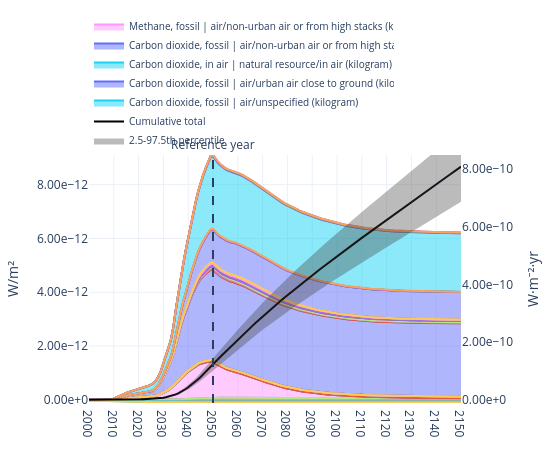

Notebook code for this chart:
### Code cell
plot_rf(
    trails=trails_gwp,
    reference_year=REF_YEAR,
    by="flow",
    year_range=(2000, 2150),
    year_tick=10,
)

### Figure 1 — Plotly figure (JSON) as saved in the notebook; plotly's stock layout.template omitted (floating-point values rounded to 4 significant figures; data arrays with more than 128 entries replaced by an {"elided": "..."} marker saying what was removed)
{"data": [{"hoverinfo": "skip", "legendgroup": "root::80", "meta": "Carbon dioxide, fossil |<br>air/lower<br>stratosphere + upper troposphere (kilogram)", "mode": "lines", "name": "Carbon dioxide, fossil | air/lower stratosphere + upper troposphere (kilogram)", "showlegend": false, "stackgroup": "positive", "type": "scatter", "x": {"elided": "151 int values"}, "y": {"elided": "151 float values"}}, {"hoverinfo": "skip", "legendgroup": "root::151", "meta": "Bromochlorodifluoromethane |<br>air/non-urban<br>air or from high stacks (kilogram)", "mode": "lines", "name": "Bromochlorodifluoromethane | air/non-urban air or from high stacks (kilogram)", "showlegend": false, "stackgroup": "positive", "type": "scatter", "x": {"elided": "151 int values"}, "y": {"elided": "151 float values"}}, {"hoverinfo": "skip", "legendgroup": "root::304", "meta": "Hexafluoroethane |<br>air/unspecified (kilogram)", "mode": "lines", "name": "Hexafluoroethane | air/unspecified (kilogram)", "showlegend": false, "stackgroup": "positive", "type": "scatter", "x": {"elided": "151 int values"}, "y": {"elided": "151 float values"}}, {"hoverinfo": "skip", "legendgroup": "root::334", "meta": "Trifluoromethane |<br>air/urban air close to<br>ground (kilogram)", "mode": "lines", "name": "Trifluoromethane | air/urban air close to ground (kilogram)", "showlegend": false, "stackgroup": "positive", "type": "scatter", "x": {"elided": "151 int values"}, "y": {"elided": "151 float values"}}, {"hoverinfo": "skip", "legendgroup": "root::344", "meta": "Bromomethane |<br>air/unspecified (kilogram)", "mode": "lines", "name": "Bromomethane | air/unspecified (kilogram)", "showlegend": false, "stackgroup": "positive", "type": "scatter", "x": {"elided": "151 int values"}, "y": {"elided": "151 float values"}}, {"hoverinfo": "skip", "legendgroup": "root::528", "meta": "Carbon dioxide, non-fossil |<br>air/urban air<br>close to ground (kilogram)", "mode": "lines", "name": "Carbon dioxide, non-fossil | air/urban air close to ground (kilogram)", "showlegend": false, "stackgroup": "positive", "type": "scatter", "x": {"elided": "151 int values"}, "y": {"elided": "151 float values"}}, {"hoverinfo": "skip", "legendgroup": "root::556", "meta": "1,1,2-Trichloro-1,2,2-trifluoroethane |<br>air/urban air close to ground (kilogram)", "mode": "lines", "name": "1,1,2-Trichloro-1,2,2-trifluoroethane | air/urban air close to ground (kilogram)", "showlegend": false, "stackgroup": "positive", "type": "scatter", "x": {"elided": "151 int values"}, "y": {"elided": "151 float values"}}, {"hoverinfo": "skip", "legendgroup": "root::564", "meta": "Sulfur hexafluoride |<br>air/urban air close to<br>ground (kilogram)", "mode": "lines", "name": "Sulfur hexafluoride | air/urban air close to ground (kilogram)", "showlegend": false, "stackgroup": "positive", "type": "scatter", "x": {"elided": "151 int values"}, "y": {"elided": "151 float values"}}, {"hovertemplate": "<b>%{meta}</b><br>Year: %{x}<br>W/m²: %{y:.6g}<extra></extra>", "legendgroup": "root::817", "meta": "Methane, fossil |<br>air/non-urban air or from<br>high stacks (kilogram)", "mode": "lines", "name": "Methane, fossil | air/non-urban air or from high stacks (kilogram)", "showlegend": true, "stackgroup": "positive", "type": "scatter", "x": {"elided": "151 int values"}, "y": {"elided": "151 float values"}}, {"hoverinfo": "skip", "legendgroup": "root::856", "meta": "1,1,1,2-Tetrafluoroethane |<br>air/unspecified<br>(kilogram)", "mode": "lines", "name": "1,1,1,2-Tetrafluoroethane | air/unspecified (kilogram)", "showlegend": false, "stackgroup": "positive", "type": "scatter", "x": {"elided": "151 int values"}, "y": {"elided": "151 float values"}}, {"hoverinfo": "skip", "legendgroup": "root::889", "meta": "Bromomethane |<br>air/urban air close to ground<br>(kilogram)", "mode": "lines", "name": "Bromomethane | air/urban air close to ground (kilogram)", "showlegend": false, "stackgroup": "positive", "type": "scatter", "x": {"elided": "151 int values"}, "y": {"elided": "151 float values"}}, {"hoverinfo": "skip", "legendgroup": "root::1121", "meta": "1,1,2-Trichloro-1,2,2-trifluoroethane |<br>air/non-urban air or from high stacks<br>(kilogram)", "mode": "lines", "name": "1,1,2-Trichloro-1,2,2-trifluoroethane | air/non-urban air or from high stacks (kilogram)", "showlegend": false, "stackgroup": "positive", "type": "scatter", "x": {"elided": "151 int values"}, "y": {"elided": "151 float values"}}, {"hoverinfo": "skip", "legendgroup": "root::1219", "meta": "Tetrafluoromethane |<br>air/unspecified<br>(kilogram)", "mode": "lines", "name": "Tetrafluoromethane | air/unspecified (kilogram)", "showlegend": false, "stackgroup": "positive", "type": "scatter", "x": {"elided": "151 int values"}, "y": {"elided": "151 float values"}}, {"hoverinfo": "skip", "legendgroup": "root::1323", "meta": "1,1-Difluoroethane |<br>air/non-urban air or<br>from high stacks (kilogram)", "mode": "lines", "name": "1,1-Difluoroethane | air/non-urban air or from high stacks (kilogram)", "showlegend": false, "stackgroup": "positive", "type": "scatter", "x": {"elided": "151 int values"}, "y": {"elided": "151 float values"}}, {"hoverinfo": "skip", "legendgroup": "root::1470", "meta": "Carbon dioxide, from soil or biomass stock |<br>air/non-urban air or from high stacks<br>(kilogram)", "mode": "lines", "name": "Carbon dioxide, from soil or biomass stock | air/non-urban air or from high stacks (kilogram)", "showlegend": false, "stackgroup": "positive", "type": "scatter", "x": {"elided": "151 int values"}, "y": {"elided": "151 float values"}}, {"hoverinfo": "skip", "legendgroup": "root::1765", "meta": "Methane, fossil |<br>air/low population density,<br>long-term (kilogram)", "mode": "lines", "name": "Methane, fossil | air/low population density, long-term (kilogram)", "showlegend": false, "stackgroup": "positive", "type": "scatter", "x": {"elided": "151 int values"}, "y": {"elided": "151 float values"}}, {"hoverinfo": "skip", "legendgroup": "root::1808", "meta": "Bromotrifluoromethane |<br>air/non-urban air or<br>from high stacks (kilogram)", "mode": "lines", "name": "Bromotrifluoromethane | air/non-urban air or from high stacks (kilogram)", "showlegend": false, "stackgroup": "positive", "type": "scatter", "x": {"elided": "151 int values"}, "y": {"elided": "151 float values"}}, {"hoverinfo": "skip", "legendgroup": "root::1915", "meta": "Methane, non-fossil |<br>air/unspecified<br>(kilogram)", "mode": "lines", "name": "Methane, non-fossil | air/unspecified (kilogram)", "showlegend": false, "stackgroup": "positive", "type": "scatter", "x": {"elided": "151 int values"}, "y": {"elided": "151 float values"}}, {"hoverinfo": "skip", "legendgroup": "root::2008", "meta": "Dichloromethane |<br>air/unspecified (kilogram)", "mode": "lines", "name": "Dichloromethane | air/unspecified (kilogram)", "showlegend": false, "stackgroup": "positive", "type": "scatter", "x": {"elided": "151 int values"}, "y": {"elided": "151 float values"}}, {"hoverinfo": "skip", "legendgroup": "root::2138", "meta": "Trichlorofluoromethane |<br>air/urban air close<br>to ground (kilogram)", "mode": "lines", "name": "Trichlorofluoromethane | air/urban air close to ground (kilogram)", "showlegend": false, "stackgroup": "positive", "type": "scatter", "x": {"elided": "151 int values"}, "y": {"elided": "151 float values"}}, {"hovertemplate": "<b>%{meta}</b><br>Year: %{x}<br>W/m²: %{y:.6g}<extra></extra>", "legendgroup": "root::2278", "meta": "Carbon dioxide, fossil |<br>air/non-urban air or<br>from high stacks (kilogram)", "mode": "lines", "name": "Carbon dioxide, fossil | air/non-urban air or from high stacks (kilogram)", "showlegend": true, "stackgroup": "positive", "type": "scatter", "x": {"elided": "151 int values"}, "y": {"elided": "151 float values"}}, {"hoverinfo": "skip", "legendgroup": "root::2326", "meta": "Dichlorodifluoromethane |<br>air/urban air close<br>to ground (kilogram)", "mode": "lines", "name": "Dichlorodifluoromethane | air/urban air close to ground (kilogram)", "showlegend": false, "stackgroup": "positive", "type": "scatter", "x": {"elided": "151 int values"}, "y": {"elided": "151 float values"}}, {"hoverinfo": "skip", "legendgroup": "root::2477", "meta": "Carbon dioxide, non-fossil |<br>air/unspecified<br>(kilogram)", "mode": "lines", "name": "Carbon dioxide, non-fossil | air/unspecified (kilogram)", "showlegend": false, "stackgroup": "positive", "type": "scatter", "x": {"elided": "151 int values"}, "y": {"elided": "151 float values"}}, {"hoverinfo": "skip", "legendgroup": "root::2581", "meta": "1,1,2-Trichloro-1,2,2-trifluoroethane |<br>air/unspecified (kilogram)", "mode": "lines", "name": "1,1,2-Trichloro-1,2,2-trifluoroethane | air/unspecified (kilogram)", "showlegend": false, "stackgroup": "positive", "type": "scatter", "x": {"elided": "151 int values"}, "y": {"elided": "151 float values"}}, {"hoverinfo": "skip", "legendgroup": "root::2685", "meta": "Methane, non-fossil |<br>air/urban air close to<br>ground (kilogram)", "mode": "lines", "name": "Methane, non-fossil | air/urban air close to ground (kilogram)", "showlegend": false, "stackgroup": "positive", "type": "scatter", "x": {"elided": "151 int values"}, "y": {"elided": "151 float values"}}, {"hoverinfo": "skip", "legendgroup": "root::2759", "meta": "Dichloromethane |<br>air/urban air close to<br>ground (kilogram)", "mode": "lines", "name": "Dichloromethane | air/urban air close to ground (kilogram)", "showlegend": false, "stackgroup": "positive", "type": "scatter", "x": {"elided": "151 int values"}, "y": {"elided": "151 float values"}}, {"hoverinfo": "skip", "legendgroup": "root::3649", "meta": "Tetrafluoromethane |<br>air/urban air close to<br>ground (kilogram)", "mode": "lines", "name": "Tetrafluoromethane | air/urban air close to ground (kilogram)", "showlegend": false, "stackgroup": "positive", "type": "scatter", "x": {"elided": "151 int values"}, "y": {"elided": "151 float values"}}, {"hoverinfo": "skip", "legendgroup": "root::4068", "meta": "Methane, fossil |<br>air/urban air close to<br>ground (kilogram)", "mode": "lines", "name": "Methane, fossil | air/urban air close to ground (kilogram)", "showlegend": false, "stackgroup": "positive", "type": "scatter", "x": {"elided": "151 int values"}, "y": {"elided": "151 float values"}}, {"hoverinfo": "skip", "legendgroup": "root::4371", "meta": "Sulfur hexafluoride |<br>air/non-urban air or<br>from high stacks (kilogram)", "mode": "lines", "name": "Sulfur hexafluoride | air/non-urban air or from high stacks (kilogram)", "showlegend": false, "stackgroup": "positive", "type": "scatter", "x": {"elided": "151 int values"}, "y": {"elided": "151 float values"}}, {"hoverinfo": "skip", "legendgroup": "root::4444", "meta": "Chlorodifluoromethane |<br>air/unspecified<br>(kilogram)", "mode": "lines", "name": "Chlorodifluoromethane | air/unspecified (kilogram)", "showlegend": false, "stackgroup": "positive", "type": "scatter", "x": {"elided": "151 int values"}, "y": {"elided": "151 float values"}}, {"hoverinfo": "skip", "legendgroup": "root::4578", "meta": "1,1-Difluoroethane |<br>air/unspecified<br>(kilogram)", "mode": "lines", "name": "1,1-Difluoroethane | air/unspecified (kilogram)", "showlegend": false, "stackgroup": "positive", "type": "scatter", "x": {"elided": "151 int values"}, "y": {"elided": "151 float values"}}, {"hoverinfo": "skip", "legendgroup": "root::4588", "meta": "Dinitrogen monoxide |<br>air/low population<br>density, long-term (kilogram)", "mode": "lines", "name": "Dinitrogen monoxide | air/low population density, long-term (kilogram)", "showlegend": false, "stackgroup": "positive", "type": "scatter", "x": {"elided": "151 int values"}, "y": {"elided": "151 float values"}}, {"hoverinfo": "skip", "legendgroup": "root::4656", "meta": "Sulfur hexafluoride |<br>air/unspecified<br>(kilogram)", "mode": "lines", "name": "Sulfur hexafluoride | air/unspecified (kilogram)", "showlegend": false, "stackgroup": "positive", "type": "scatter", "x": {"elided": "151 int values"}, "y": {"elided": "151 float values"}}, {"hoverinfo": "skip", "legendgroup": "root::5031", "meta": "Carbon dioxide, non-fossil |<br>air/non-urban<br>air or from high stacks (kilogram)", "mode": "lines", "name": "Carbon dioxide, non-fossil | air/non-urban air or from high stacks (kilogram)", "showlegend": false, "stackgroup": "positive", "type": "scatter", "x": {"elided": "151 int values"}, "y": {"elided": "151 float values"}}, {"hoverinfo": "skip", "legendgroup": "root::5219", "meta": "Dinitrogen monoxide |<br>air/urban air close to<br>ground (kilogram)", "mode": "lines", "name": "Dinitrogen monoxide | air/urban air close to ground (kilogram)", "showlegend": false, "stackgroup": "positive", "type": "scatter", "x": {"elided": "151 int values"}, "y": {"elided": "151 float values"}}, {"hovertemplate": "<b>%{meta}</b><br>Year: %{x}<br>W/m²: %{y:.6g}<extra></extra>", "legendgroup": "root::5291", "meta": "Carbon dioxide, in air |<br>natural resource/in<br>air (kilogram)", "mode": "lines", "name": "Carbon dioxide, in air | natural resource/in air (kilogram)", "showlegend": true, "stackgroup": "negative", "type": "scatter", "x": {"elided": "151 int values"}, "y": {"elided": "151 float values"}}, {"hoverinfo": "skip", "legendgroup": "root::5603", "meta": "Trifluoromethane |<br>air/non-urban air or from<br>high stacks (kilogram)", "mode": "lines", "name": "Trifluoromethane | air/non-urban air or from high stacks (kilogram)", "showlegend": false, "stackgroup": "positive", "type": "scatter", "x": {"elided": "151 int values"}, "y": {"elided": "151 float values"}}, {"hoverinfo": "skip", "legendgroup": "root::5773", "meta": "Methane, from soil or biomass stock |<br>air/non-urban air or from high stacks<br>(kilogram)", "mode": "lines", "name": "Methane, from soil or biomass stock | air/non-urban air or from high stacks (kilogram)", "showlegend": false, "stackgroup": "positive", "type": "scatter", "x": {"elided": "151 int values"}, "y": {"elided": "151 float values"}}, {"hoverinfo": "skip", "legendgroup": "root::5816", "meta": "1,1,1,2-Tetrafluoroethane |<br>air/non-urban air<br>or from high stacks (kilogram)", "mode": "lines", "name": "1,1,1,2-Tetrafluoroethane | air/non-urban air or from high stacks (kilogram)", "showlegend": false, "stackgroup": "positive", "type": "scatter", "x": {"elided": "151 int values"}, "y": {"elided": "151 float values"}}, {"hoverinfo": "skip", "legendgroup": "root::6433", "meta": "Methane, non-fossil |<br>air/non-urban air or<br>from high stacks (kilogram)", "mode": "lines", "name": "Methane, non-fossil | air/non-urban air or from high stacks (kilogram)", "showlegend": false, "stackgroup": "positive", "type": "scatter", "x": {"elided": "151 int values"}, "y": {"elided": "151 float values"}}, {"hovertemplate": "<b>%{meta}</b><br>Year: %{x}<br>W/m²: %{y:.6g}<extra></extra>", "legendgroup": "root::6505", "meta": "Carbon dioxide, fossil |<br>air/urban air close<br>to ground (kilogram)", "mode": "lines", "name": "Carbon dioxide, fossil | air/urban air close to ground (kilogram)", "showlegend": true, "stackgroup": "positive", "type": "scatter", "x": {"elided": "151 int values"}, "y": {"elided": "151 float values"}}, {"hoverinfo": "skip", "legendgroup": "root::6697", "meta": "1,1-Difluoroethane |<br>air/urban air close to<br>ground (kilogram)", "mode": "lines", "name": "1,1-Difluoroethane | air/urban air close to ground (kilogram)", "showlegend": false, "stackgroup": "positive", "type": "scatter", "x": {"elided": "151 int values"}, "y": {"elided": "151 float values"}}, {"hoverinfo": "skip", "legendgroup": "root::7099", "meta": "Methane, fossil |<br>air/unspecified (kilogram)", "mode": "lines", "name": "Methane, fossil | air/unspecified (kilogram)", "showlegend": false, "stackgroup": "positive", "type": "scatter", "x": {"elided": "151 int values"}, "y": {"elided": "151 float values"}}, {"hoverinfo": "skip", "legendgroup": "root::7249", "meta": "Chlorodifluoromethane |<br>air/non-urban air or<br>from high stacks (kilogram)", "mode": "lines", "name": "Chlorodifluoromethane | air/non-urban air or from high stacks (kilogram)", "showlegend": false, "stackgroup": "positive", "type": "scatter", "x": {"elided": "151 int values"}, "y": {"elided": "151 float values"}}, {"hoverinfo": "skip", "legendgroup": "root::7377", "meta": "Dinitrogen monoxide |<br>air/non-urban air or<br>from high stacks (kilogram)", "mode": "lines", "name": "Dinitrogen monoxide | air/non-urban air or from high stacks (kilogram)", "showlegend": false, "stackgroup": "positive", "type": "scatter", "x": {"elided": "151 int values"}, "y": {"elided": "151 float values"}}, {"hovertemplate": "<b>%{meta}</b><br>Year: %{x}<br>W/m²: %{y:.6g}<extra></extra>", "legendgroup": "root::7983", "meta": "Carbon dioxide, fossil |<br>air/unspecified<br>(kilogram)", "mode": "lines", "name": "Carbon dioxide, fossil | air/unspecified (kilogram)", "showlegend": true, "stackgroup": "positive", "type": "scatter", "x": {"elided": "151 int values"}, "y": {"elided": "151 float values"}}, {"hoverinfo": "skip", "legendgroup": "root::8353", "meta": "Bromotrifluoromethane |<br>air/urban air close<br>to ground (kilogram)", "mode": "lines", "name": "Bromotrifluoromethane | air/urban air close to ground (kilogram)", "showlegend": false, "stackgroup": "positive", "type": "scatter", "x": {"elided": "151 int values"}, "y": {"elided": "151 float values"}}, {"hoverinfo": "skip", "legendgroup": "root::8441", "meta": "1,1,1,2-Tetrafluoroethane |<br>air/urban air<br>close to ground (kilogram)", "mode": "lines", "name": "1,1,1,2-Tetrafluoroethane | air/urban air close to ground (kilogram)", "showlegend": false, "stackgroup": "positive", "type": "scatter", "x": {"elided": "151 int values"}, "y": {"elided": "151 float values"}}, {"hoverinfo": "skip", "legendgroup": "root::8706", "meta": "Carbon dioxide, from soil or biomass stock |<br>air/unspecified (kilogram)", "mode": "lines", "name": "Carbon dioxide, from soil or biomass stock | air/unspecified (kilogram)", "showlegend": false, "stackgroup": "positive", "type": "scatter", "x": {"elided": "151 int values"}, "y": {"elided": "151 float values"}}, {"hoverinfo": "skip", "legendgroup": "root::8778", "meta": "Carbon dioxide, non-fossil, resource<br>correction |<br>natural resource/in air<br>(kilogram)", "mode": "lines", "name": "Carbon dioxide, non-fossil, resource correction | natural resource/in air (kilogram)", "showlegend": false, "stackgroup": "negative", "type": "scatter", "x": {"elided": "151 int values"}, "y": {"elided": "151 float values"}}, {"hoverinfo": "skip", "legendgroup": "root::9209", "meta": "Difluoromethane |<br>air/unspecified (kilogram)", "mode": "lines", "name": "Difluoromethane | air/unspecified (kilogram)", "showlegend": false, "stackgroup": "positive", "type": "scatter", "x": {"elided": "151 int values"}, "y": {"elided": "151 float values"}}, {"hoverinfo": "skip", "legendgroup": "root::9226", "meta": "Dinitrogen monoxide |<br>air/unspecified<br>(kilogram)", "mode": "lines", "name": "Dinitrogen monoxide | air/unspecified (kilogram)", "showlegend": false, "stackgroup": "positive", "type": "scatter", "x": {"elided": "151 int values"}, "y": {"elided": "151 float values"}}, {"hoverinfo": "skip", "legendgroup": "root::9415", "meta": "Dichloromethane |<br>air/non-urban air or from<br>high stacks (kilogram)", "mode": "lines", "name": "Dichloromethane | air/non-urban air or from high stacks (kilogram)", "showlegend": false, "stackgroup": "positive", "type": "scatter", "x": {"elided": "151 int values"}, "y": {"elided": "151 float values"}}, {"hoverinfo": "skip", "legendgroup": "root::9451", "meta": "Hexafluoroethane |<br>air/urban air close to<br>ground (kilogram)", "mode": "lines", "name": "Hexafluoroethane | air/urban air close to ground (kilogram)", "showlegend": false, "stackgroup": "positive", "type": "scatter", "x": {"elided": "151 int values"}, "y": {"elided": "151 float values"}}, {"hoverinfo": "skip", "legendgroup": "root::9565", "meta": "Chlorodifluoromethane |<br>air/urban air close<br>to ground (kilogram)", "mode": "lines", "name": "Chlorodifluoromethane | air/urban air close to ground (kilogram)", "showlegend": false, "stackgroup": "positive", "type": "scatter", "x": {"elided": "151 int values"}, "y": {"elided": "151 float values"}}, {"hovertemplate": "<b>Cumulative total</b><br>Year: %{x}<br>W·m⁻²·yr: %{y:.6g}<extra></extra>", "line": {"color": "black", "width": 2}, "mode": "lines", "name": "Cumulative total", "showlegend": true, "type": "scatter", "x": {"elided": "151 int values"}, "y": {"elided": "151 float values"}, "yaxis": "y2"}, {"hoverinfo": "skip", "line": {"width": 0}, "mode": "lines", "showlegend": false, "type": "scatter", "x": {"elided": "151 int values"}, "y": {"elided": "151 float values"}, "yaxis": "y2"}, {"fill": "tonexty", "fillcolor": "rgba(60,60,60,0.35)", "line": {"width": 0}, "mode": "lines", "name": "2.5-97.5th percentile", "type": "scatter", "x": {"elided": "151 int values"}, "y": {"elided": "151 float values"}, "yaxis": "y2"}], "layout": {"annotations": [{"showarrow": false, "text": "Reference year", "x": 2050, "xanchor": "center", "xref": "x", "y": 1, "yanchor": "bottom", "yref": "y domain"}, {"showarrow": false, "text": "Radiative forcing by gas/flow", "x": 0.5, "xanchor": "center", "xref": "paper", "y": -0.2, "yanchor": "top", "yref": "paper"}], "height": 450, "hoverlabel": {"align": "left", "font": {"size": 11}}, "hovermode": "x unified", "legend": {"entrywidth": 260, "entrywidthmode": "pixels", "font": {"size": 10}, "groupclick": "togglegroup", "orientation": "h", "tracegroupgap": 0, "x": 0, "xanchor": "left", "y": 1, "yanchor": "bottom"}, "margin": {"b": 40, "l": 60, "r": 60, "t": 119}, "shapes": [{"line": {"dash": "dash", "width": 2}, "type": "line", "x0": 2050, "x1": 2050, "xref": "x", "y0": 0, "y1": 1, "yref": "y domain"}], "title": {"text": "", "x": 0.5, "xanchor": "center"}, "width": 550, "xaxis": {"dtick": 10, "range": [2000, 2150], "showgrid": true, "tick0": 2000, "tickmode": "linear"}, "yaxis": {"exponentformat": "e", "range": [-1.191e-13, 9.102e-12], "showexponent": "all", "showgrid": true, "tickformat": ".2e", "title": {"text": "W/m²"}, "type": "linear"}, "yaxis2": {"exponentformat": "e", "overlaying": "y", "range": [-1.112e-11, 8.495e-10], "showexponent": "all", "showgrid": false, "side": "right", "tickformat": ".2e", "title": {"text": "W·m⁻²·yr"}}}}
